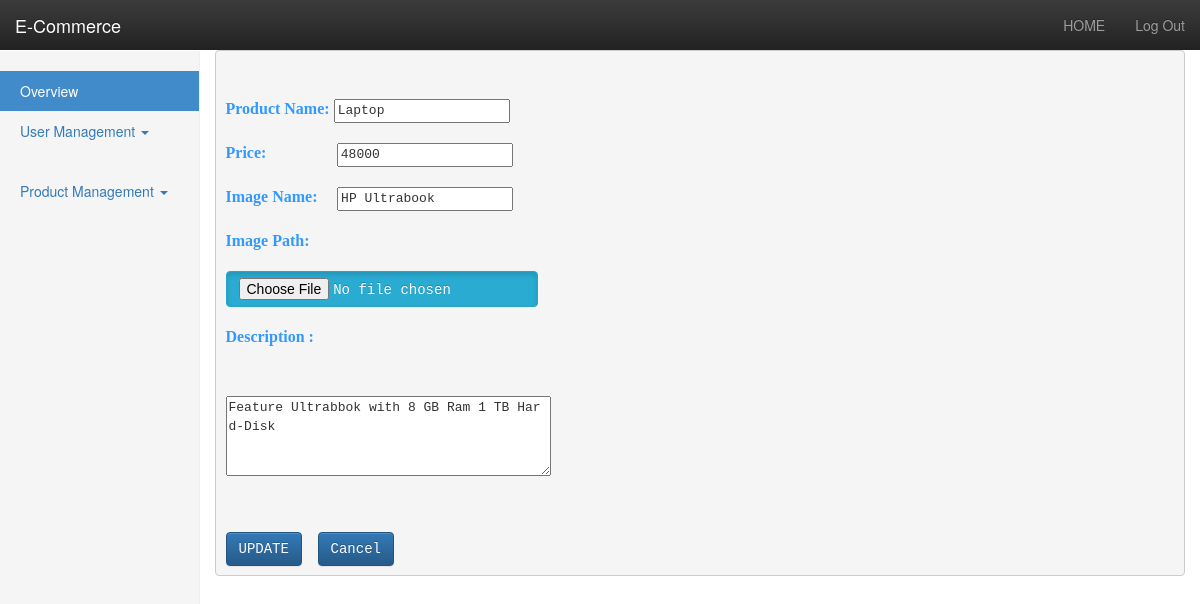
The page /ecomm_project/fetch_query.php?update=PROD006 on the database its author committed.
### tables this page shows
CREATE TABLE IF NOT EXISTS `product_details` (
  `product_id` varchar(15) NOT NULL DEFAULT '0',
  `product_name` varchar(50) NOT NULL,
  `price` int(11) NOT NULL,
  `image_name` varchar(20) NOT NULL,
  `image_path` varchar(400) NOT NULL,
  `description` varchar(400) DEFAULT NULL,
  PRIMARY KEY (`product_id`)
);

### ecomm_project/Helper.php (called while the page is built, shortened)
<?php
class Helper {
   public $con;
	public function __construct($databasename) {
		try{
		$this->con=new mysqli(Config::HOST, Config::USER, Config::PASSWORD, $databasename);
		} catch(Exception $e){
		echo $e->errorMessage();
		}
	}
	public function read_record($field, $table, $condition) {
		$sql="SELECT $field FROM $table WHERE $condition";
		try {
		$result=$this->con->query($sql);
		if ($result->num_rows==0) {
			return "No rows found";
		} else {
			while ($row=$result->fetch_array(MYSQL_ASSOC)) {
				$data[]=$row;
			}
			return $data;
		 }
		} catch(Exception $e){
		echo $e->errorMessage();
		}
	}
}
$helper=new Helper("ecomm");

### ecomm_project/fetch_query.php (the view, shortened to what this page needs)
<?php
include_once "Helper.php";
?>
<div class="col-sm-9 col-sm-offset-3 col-md-10 col-md-offset-2">
<form style="align:center" action="Product.php" enctype="multipart/form-data" method="post">
<div>
<pre>
<?php
 $product_id=$_REQUEST['update'];
 $result=$helper->read_record("*", "product_details", "product_id='$product_id'");
 if (is_array($result)) {
 foreach ($result as $row) {
?>
<font color="#3399FF" face="Bedrock" size="03"><b>Product Name: </b></font><input type="text" name="product_name" id="pn"  value="<?php echo $row['product_name'];?>" required/></br>
<font color="#3399FF" face="Bedrock" size="03"><b>Price:  </b></font>&nbsp;&nbsp;&nbsp;&nbsp;&nbsp;&nbsp;&nbsp;&nbsp;<input type="text" name="price" id="price"  value="<?php  echo $row['price']; ?>" required/></br>
<font color="#3399FF" face="Bedrock" size="03"><b>Image Name: </b></font>&nbsp;&nbsp;<input type="text" name="image_name" id="in"  value="<?php echo  $row['image_name'];?>" required/></br>
<font color="#3399FF" face="Bedrock" size="03"><b>Image Path: </b></font></br>&nbsp;&nbsp;<input type="file" class="btn btn-info active" name="image_path"  value="<?php echo $row['image_path'];?>" required/>
<font color="#3399FF"face="Bedrock"  size="03"><b><p>Description :</p></b></font>
<div><textarea name="description" cols="38" rows="4" required><?php echo $row['description'];?></textarea></div>
<?php
}
}
?>
<input type="submit" class="btn btn-primary" value="UPDATE" /> <input type="hidden" class="btn btn-primary" name="operation" value="update"/> <button type="button" class="btn btn-primary" onclick="newDoc()">Cancel</button>
</pre>
</div>
</form>

### ecomm_project/css/adminDashboard.css (style rules this page uses)
body { padding-top: 50px; }
.navbar-fixed-top { border: 0; }
.sidebar { display: none; }
@media (min-width: 768px) { .sidebar { position: fixed; top: 51px; bottom: 0; left: 0; z-index: 1000; display: block; padding: 20px; overflow-x: hidden; overflow-y: auto; background-color: #f5f5f5; border-right: 1px solid #eee; } }
.nav-sidebar { margin-right: -21px; margin-bottom: 20px; margin-left: -20px; }
.nav-sidebar > li > a { padding-right: 20px; padding-left: 20px; }
.nav-sidebar > .active > a, .nav-sidebar > .active > a:hover, .nav-sidebar > .active > a:focus { color: #fff; background-color: #428bca; }

### rows shown on the page
product_details: product_name "Laptop", price "48000", image_name "HP Ultrabook", description "Feature Ultrabbok with 8 GB Ram 1 TB Hard-Disk"
